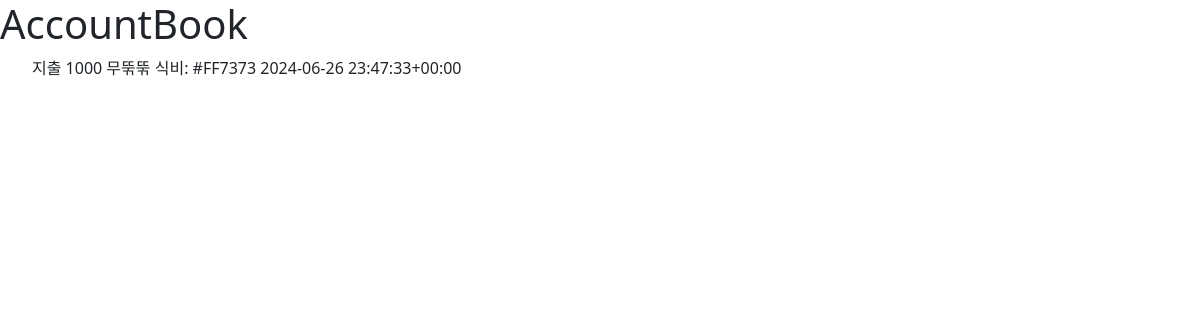
The page /accountbook/list/ on the database as committed earlier.
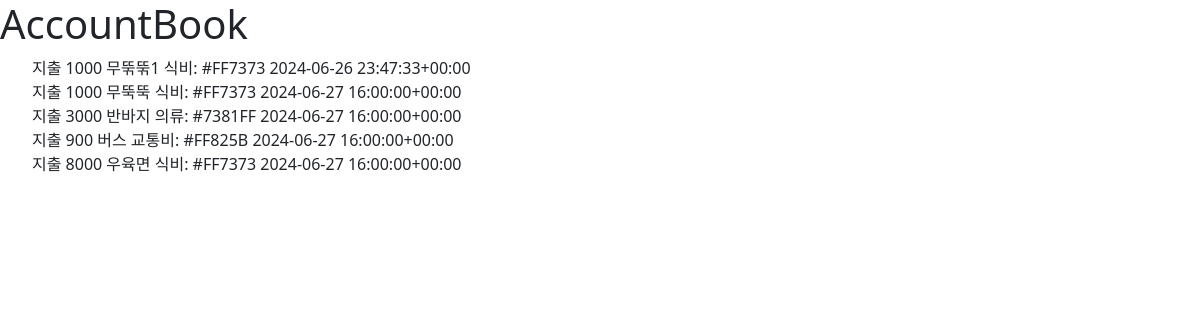
The same page on the database as committed later.
### accountbook/models.py (models this page shows)
class AccountBook(models.Model):
    TYPE_CHOICES = [
        (0, '지출'),
        (1, '소비'),
    ]
    type = models.PositiveSmallIntegerField(choices=TYPE_CHOICES, default=0)  # 0:지출, 1:수입
    price = models.IntegerField()
    category = models.ForeignKey(Category, on_delete=models.CASCADE)  # models.CASCADE() 에서 () 삭제!!!    1:n관계
    time = models.DateTimeField()
    contents = models.TextField()
    created_at = models.DateTimeField(auto_now_add=True)
    updated_at = models.DateTimeField(auto_now=True)
    def __str__(self):  # get_type_display(): 0 -> 지출
        return f'{self.get_type_display()} {self.price} {self.contents} {self.category} {self.time}'

class Category(models.Model):
    name = models.CharField(max_length=20)
    bgcolor = models.CharField(max_length=7)  # '#ff007f'
    class Meta:
        verbose_name_plural = 'categories'  #복수형 단어 설정
    def __str__(self):
        return f'{self.name}: {self.bgcolor}'

### accountbook/views.py (the view)
# urls.py: path('list/', views.AccountBookListView.as_view(), name='accountbook_list'),
class AccountBookListView(ListView):
    model = AccountBook

### accountbook/templates/accountbook/accountbook_list.html (shortened to what this page needs)
{% extends 'base.html' %}
{% block content %}
    <h1>AccountBook</h1>
    <ul>
        {% for accountbook in accountbook_list %}
            <li>{{ accountbook }}</li>
        {% endfor %}
    </ul>
{% endblock %}

### templates/base.html (shortened to what this page needs)
<!DOCTYPE html>
<html lang="en">
<head>
    {% load static %}
    <link href="https://cdn.jsdelivr.net/npm/bootstrap@5.3.3/dist/css/bootstrap.min.css" rel="stylesheet"
>
    <link rel="stylesheet" href="{% static 'accountbook/css/reset.css' %}">
    <link rel="stylesheet" href="{% static 'accountbook/css/nav.css' %}">
</head>
<body>
{% block content %}
{% endblock %}
</body>
</html>

Rows that differ between the two databases and show on the page:
changed AccountBook: type+price+contents "지출 1000 무뚞뚞 식비: #FF7373 2024-06-26 23:47:33+00:00" → "지출 1000 무뚞뚞1 식비: #FF7373 2024-06-26 23:47:33+00:00"
added AccountBook: type+price+contents "지출 1000 무뚝뚝 식비: #FF7373 2024-06-27 16:00:00+00:00"
added AccountBook: type+price+contents "지출 3000 반바지 의류: #7381FF 2024-06-27 16:00:00+00:00"
added AccountBook: type+price+contents "지출 900 버스 교통비: #FF825B 2024-06-27 16:00:00+00:00"
added AccountBook: type+price+contents "지출 8000 우육면 식비: #FF7373 2024-06-27 16:00:00+00:00"
